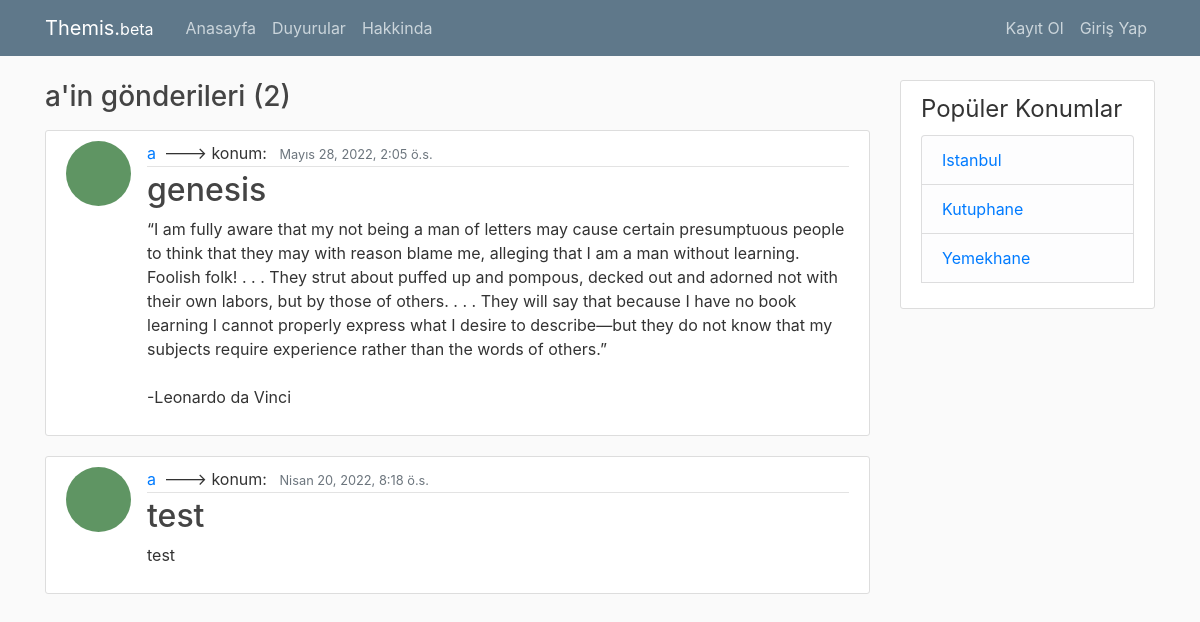
/user/a, run on an earlier commit of the app's database.
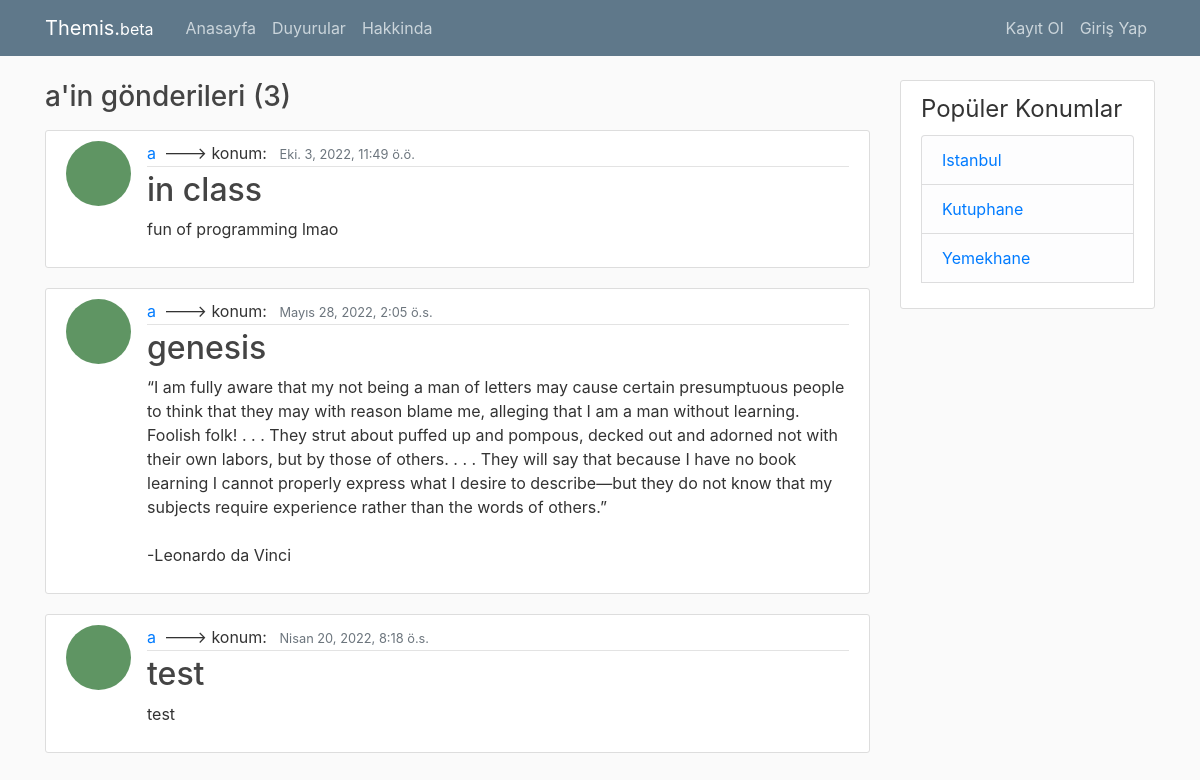
And on a later commit of the database.
### blog/models.py (models this page shows, shortened)
class Post(models.Model):
    title = models.CharField(max_length=100)
    content = models.TextField(default="")
    date_posted = models.DateTimeField(default=timezone.now)
    author = models.ForeignKey(User, on_delete=models.CASCADE)  #if is deleted than delete their posts
    location = models.CharField(max_length=100, default="")
    tags = TaggableManager()
    likes = models.ManyToManyField(User, related_name='blog_posts')
    mood = models.CharField(max_length=20, default="")

### users/models.py (models this page shows, shortened)
class Profile(models.Model):
	user = models.OneToOneField(User, on_delete=models.CASCADE) #with user modele have a one to one relationship--- İF USER DELETED DELETE THE PROFILE
	image = models.ImageField(default='default.jpg', upload_to='profile-pics')

### blog/views.py (the view)
# urls.py: path('user/<str:username>', UserPostListView.as_view(), name="user-posts"),
class UserPostListView(ListView):
	model = Post
	template_name = 'blog/user_posts.html'
	context_object_name = 'posts'
	paginate_by = 199
	def get_queryset(self):
		user = get_object_or_404(User, username=self.kwargs.get('username'))
		return Post.objects.filter(author = user).order_by('-date_posted')

### blog/templates/blog/user_posts.html
{% extends "blog/base.html" %}
{% block content%}
	<h3 class="mb-3"> {{ view.kwargs.username }}'in gönderileri ({{page_obj.paginator.count}}) </h3>
	{% for post in posts %}
		<article class="media content-section">
		  <img class='rounded-circle article-img' src="{{ post.author.profile.image.url }}">
		  <div class="media-body">
		    <div class="article-metadata">
		      <a class="mr-2" href="{% url 'user-posts' post.author.username %}">{{ post.author }}</a>--->
		      konum: <a class="mr-2" href="#">{{ post.location }}</a>
		      <small class="text-muted">{{ post.date_posted}}</small>
		    </div>
		    <h2><a class="article-title" href="{% url 'post-detail' post.id %}">{{ post.title }}</a></h2>
		    <p class="article-content">{{ post.content }}</p>
		  </div>
		</article>
	{% endfor %}
{% endblock content %}

What changed in the data, as far as the page shows it:
added Post: author.profile.image (placeholder picture), author "a", date_posted "Eki. 3, 2022, 11:49 ö.ö.", title "in class", content "fun of programming lmao"
Also different on the page:
{{ page_obj.paginator.count }}: "2" → "3"
